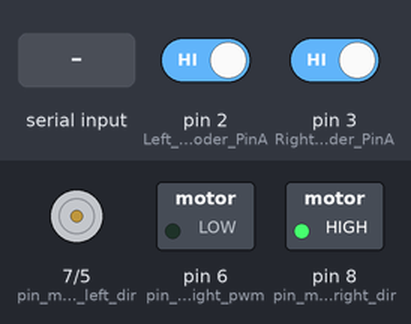
Recording of a sketch running on a simulated Arduino Uno, built with avr-gcc and run on an emulated ATmega328P. Shown: direction and speed pins drawn as motors (green arrow = direction pin HIGH = forward, orange = LOW = backward, longer = more drive), switched loads named in the sketch (green lamp = pin HIGH). The test bench sets the inputs (shaded band); at power-on: pin 2 (Left_Encoder_PinA) HIGH, pin 3 (Right_Encoder_PinA) HIGH. What the sketch prints to the serial monitor is not drawn.

Above: at 1.2 s.
1.3 s: "s90\n" received over Serial
At 2.0 s:
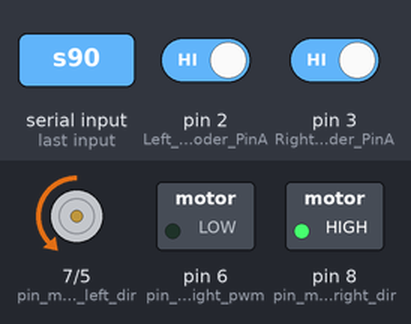
2.8 s: "s,45\n" received over Serial
At 3.2 s:
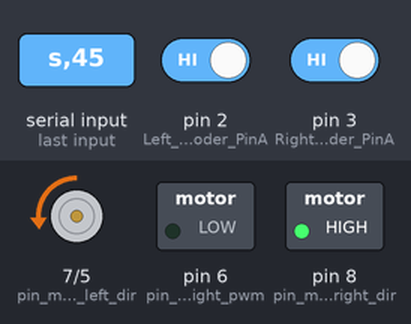
Timing chart, 0 to 5.8 s (numbered marks = the images above; inputs shaded):
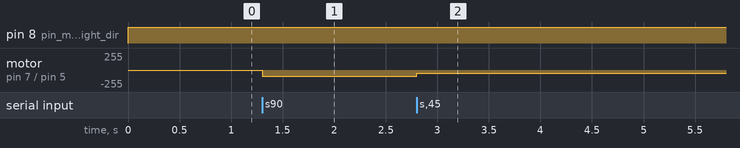

The sketch:

moonwalker_driver.ino
```cpp
// inspired from https://github.com/qboticslabs/Chefbot_ROS_pkg/blob/master/arduino/chefbot/chefbot.ino


#define pin_motor_left_dir  7  // dir2
#define pin_motor_left_pwm  5  // pwm2
#define pin_motor_right_dir 8  // dir1
#define pin_motor_right_pwm 6  // pwm1

// motor pin out on cytron MDD10A Rev 2.0
// product page => https://www.cytron.io/p-mdd10a?search=mDD10a&description=1
// manual       => https://docs.google.com/document/d/1ol8nICCTTw5dAHHE_hju08cCVH2GN5_Y3cGC6B4Gbas/edit
// left motor
// white negative <=> M2B
// red positive   <=> M2A
// right motor
// white negative <=> M1B
// red positive   <=> M1A
// to test this when we click on the test button MAx => each motor must turn counter clockwise
// logic = we keep connection/pinout the same on the board and we want to adjust the code to change direction and encoder values accordingly
//         a positive speed value command from serial must make the wheel turn so that mnwlk3r goes forward   and encoder count increases
//         a negative speed value command from serial must make the wheel turn so that mnwlk3r goes backwards and encoder count decreases

float motor_left_speed = 0.0;
float motor_right_speed = 0.0;


///// serial input
#define MAX_BUF 64
char buf[MAX_BUF]; // command received on serial
int8_t bufindex; //index
char c = 0;


//Encoder pins definition

// Left encoder
int Left_Encoder_PinA = 2;
int Left_Encoder_PinB = 9;
volatile long Left_Encoder_Ticks = 0;
//Variable to read current state of left encoder pin
volatile bool LeftEncoderBSet;

//Right Encoder
int Right_Encoder_PinA = 3;
int Right_Encoder_PinB = 10;
volatile long Right_Encoder_Ticks = 0;
//Variable to read current state of right encoder pin
volatile bool RightEncoderBSet;


void setup() {
  //Init Serial port with 115200 baud rate
  Serial.begin(115200);
  setup_motors();
  setup_encoders();
  bufindex = 0;

}

void loop() {
  read_serial();
  update_motors();
  update_encoders();
}

void setup_motors() {
  pinMode(pin_motor_left_dir, OUTPUT);
  pinMode(pin_motor_left_pwm, OUTPUT);
  pinMode(pin_motor_right_dir, OUTPUT);
  pinMode(pin_motor_right_pwm, OUTPUT);
  digitalWrite(pin_motor_left_dir, 0);
  analogWrite(pin_motor_left_pwm , 0);
  digitalWrite(pin_motor_right_dir, 0);
  analogWrite(pin_motor_right_pwm, 0);
  motor_left_speed = 0;
  motor_right_speed = 0;
}


// will read serial and call parsing if applicable
void read_serial() {
  while (Serial.available() > 0) {
    if (bufindex > MAX_BUF - 1) {
      bufindex = 0;
      *buf = 0;
      //Serial.print("ko overflow\n");
      break;
    }

    c = Serial.read();
    //Serial.print(String("'") + String(c)+ String("'\n"));
    buf[bufindex++] = c;

    if (c == '\n') {
      buf[--bufindex] = 0; // remove the final \n
      parse_command(buf);
      *buf = 0;
      bufindex = 0;
    }
  }
}

void parse_command(char * cmd) {
  if (cmd[0] == 's') { // set speed
    char *token;
    cmd[0] = ','; // to skip the 's' in the following strtok()
    token = strtok(cmd, ",");
    motor_left_speed = atof(token);
    token = strtok(NULL, ",");
    motor_right_speed = atof(token);
  }
}


void update_motors() {

  moveLeftMotor(motor_left_speed);
  moveRightMotor(motor_right_speed);

  Serial.print("s");
  Serial.print("\t");
  Serial.print(motor_left_speed);
  Serial.print("\t");
  Serial.print(motor_right_speed);
  Serial.print("\n");
}


void moveLeftMotor(float motor_speed) {
  if (motor_speed < -255) motor_speed = -255;
  if (motor_speed > +255) motor_speed = +255;
  // with default pinout, left motor direction must be reversed compared to right motor
  if (motor_speed < 0) {
    digitalWrite(pin_motor_left_dir, 1);
    analogWrite(pin_motor_left_pwm , (int)(-motor_speed));
  } else {
    digitalWrite(pin_motor_left_dir, 0);
    analogWrite(pin_motor_left_pwm , (int)(motor_speed));
  }
}

void moveRightMotor(float motor_speed) {
  if (motor_speed < -255) motor_speed = -255;
  if (motor_speed > +255) motor_speed = +255;
  if (motor_speed < 0) {
    digitalWrite(pin_motor_right_dir, 0);
    analogWrite(pin_motor_right_pwm , (int)(-motor_speed));
  } else {
    digitalWrite(pin_motor_right_dir, 1);
    analogWrite(pin_motor_right_pwm , (int)(motor_speed));
  }
}


void setup_encoders()
{
  // Quadrature encoders
  // Left encoder
  pinMode(Left_Encoder_PinA, INPUT);      // sets pin A pullup
  pinMode(Left_Encoder_PinB, INPUT);      // sets pin B pullup
  attachInterrupt(digitalPinToInterrupt(Left_Encoder_PinA), do_left_encoder, RISING);


  // Right encoder
  pinMode(Right_Encoder_PinA, INPUT);      // sets pin A pullup
  pinMode(Right_Encoder_PinB, INPUT);      // sets pin B pullup

  attachInterrupt(digitalPinToInterrupt(Right_Encoder_PinA), do_right_encoder, RISING);
}


void update_encoders()
{
  Serial.print("e");
  Serial.print("\t");
  Serial.print(Left_Encoder_Ticks);
  Serial.print("\t");
  Serial.print(Right_Encoder_Ticks);
  Serial.print("\n");
}

void do_left_encoder()
{
  LeftEncoderBSet = digitalRead(Left_Encoder_PinB);   // read the input pin
  // here we need to decrease counter
  Left_Encoder_Ticks -= LeftEncoderBSet ? -1 : +1;

}
void do_right_encoder()
{
  RightEncoderBSet = digitalRead(Right_Encoder_PinB);   // read the input pin
  Right_Encoder_Ticks += RightEncoderBSet ? -1 : +1;
}
```

Measured:
- after the input at 1.3 s, motor on pin 7 (pin_motor_left_dir) / pin 5 (pin_motor_left_pwm): stopped → backward 90/255 at once
- after the input at 2.8 s, motor on pin 7 (pin_motor_left_dir) / pin 5 (pin_motor_left_pwm): backward 90/255 → backward 45/255 at once
